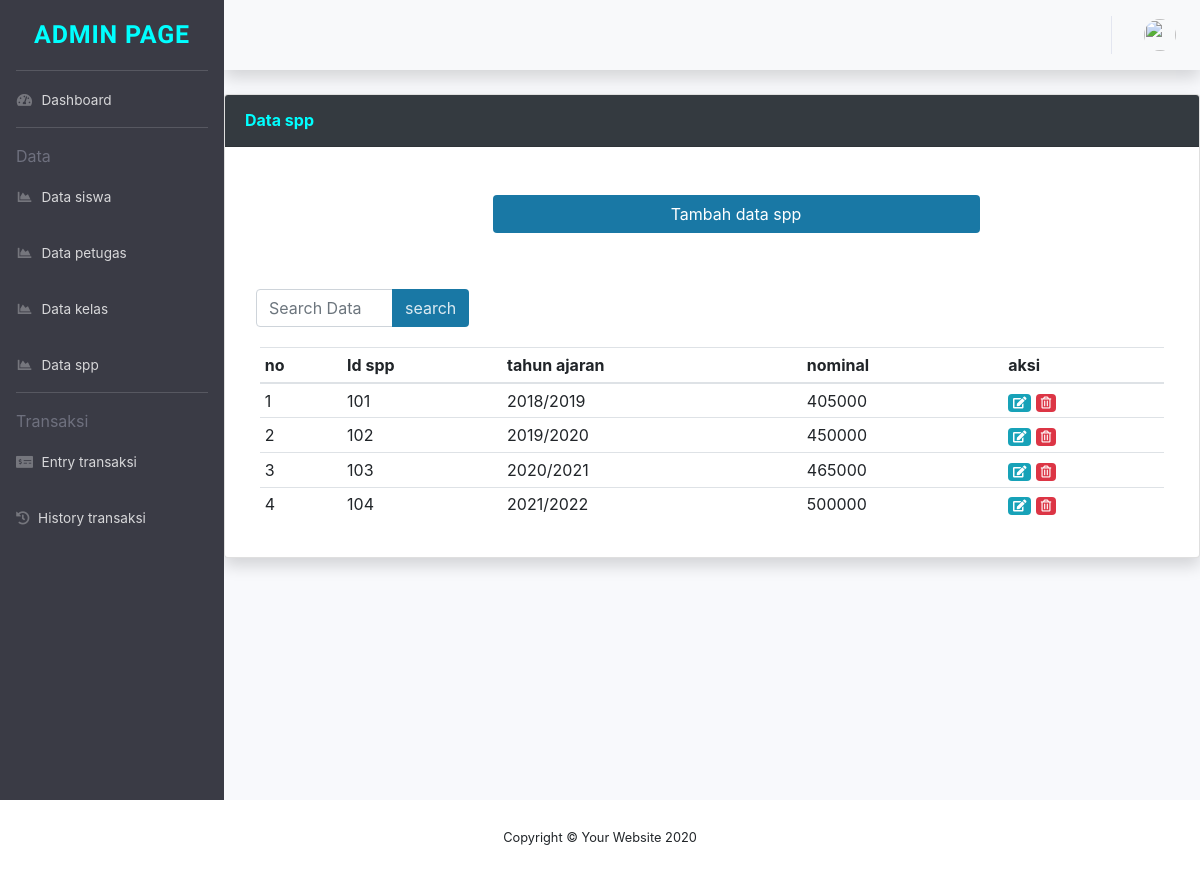
The app's page /index.php/spp with its own data.
### tables this page shows
CREATE TABLE `spp` (
  `id_spp` varchar(3) NOT NULL,
  `tahunAjaran` varchar(10) NOT NULL,
  `nominal` varchar(20) NOT NULL
);

### application/controllers/spp.php (called while the page is built, shortened)
<?php
class spp extends CI_Controller {
	function __construct(){
		$this->load->helper('url');
		$this->load->helper('form');
		$this->load->model('M_spp');
		$this->load->library('form_validation');
	}
	public function index(){
		$data['petugas'] = $this->db->get_where('petugas',['username'=> $this->session->userdata('username')])->row_array();
		$data['page_title'] = 'tabel spp';
		$data['pagename'] = 'admin page';
		$data['spp']=$this->M_spp->select_spp()->result();
		$this->load->view('include/admin-header',$data);
		$this->load->view('spp/index',$data);
		$this->load->view('include/user-footer');
	}
}
?>

### index.php (called while the page is built, shortened)
<?php
require_once BASEPATH.'core/CodeIgniter.php';

### application/models/m_spp.php (called while the page is built, shortened)
<?PHP
 class 	M_spp extends CI_model
 {
   public function select_spp(){
	   $spp=$this->db->query("select*from spp ");
	   return $spp;
   }
}
?>

### application/views/spp/index.php (the view, shortened to what this page needs)
<div class="card shadow mb-4 " >
        <div class="card-header py-3" >
          <h6 class="m-0 font-weight-bold ">Data spp</h6>
        </div>
        <center>
        <a href="<?php echo site_url('spp/create')?>" class="btn btn-cyan col-6 ml-5 mt-5 mb-5 justify-content-center text-white  " >Tambah data spp</a>
         </center>
         <div class="row mt-2 ml-3" >
            <div class="col-md-3">
            <div class="form" action="" method="post">
            <div class="input-group ">
            <input type="text" class="form-control"  aria-label="Default" aria-describedby="inputGroup-sizing-default" placeholder="Search Data" name="keyword">
            <div class="input-group-append">
            <button class="btn btn-cyan" type="submit">search</button>
            </div>
            </div>
            </div>
            </div>
         </div>
           <div class="container-fluid">
            <div class="card-body" >
             <div class="table-responsive">
            <table class="table table-hover  table-sm" id="dataTable" width="100%" cellspacing="0">
                <thead>
                 <tr>
                   <th >
                      no
                   </th>
                   <th >
                      Id spp
                   </th>
                   <th>
                      tahun ajaran
                   </th>
                   <th scope="col">
                    nominal
                   </th>
                   <th scope="col">
                    aksi
                   </th>
                   </tr>
                   </thead>
                   <tbody>
                   <?php
              $i =0;
              foreach ($spp as $iuran) {
                 $i++;
              ?>
            <tr>
              <td> <?php echo $i ?></td>
              <td> <?php echo $iuran->id_spp; ?></td>
              <td> <?php echo $iuran->tahunAjaran; ?></td>
              <td> <?php echo $iuran->nominal; ?></td>
              <td><a href="<?php echo base_url(); ?>spp/update/<?php echo $iuran->id_spp; ?>" class="badge badge-info"><i class="fas fa-edit"></i></a>
              <a href="<?php echo base_url(); ?>spp/delete/<?php echo $iuran->id_spp; ?>" class="badge badge-danger"
              onclick="return confirm('apakah anda yakin?')"><i class="far fa-trash-alt"></i></a>
              </td>
            </tr>
            <?php  } ?>
            </tbody>
           </table>
           </div>
          </div>
        </div>
      </div>
    </div>
  </div>
</div>

### records on screen
spp: id_spp "101", tahunAjaran "2018/2019", nominal "405000"
spp: id_spp "102", tahunAjaran "2019/2020", nominal "450000"
spp: id_spp "103", tahunAjaran "2020/2021", nominal "465000"
spp: id_spp "104", tahunAjaran "2021/2022", nominal "500000"

### other values on screen
$pagename "ADMIN PAGE"
